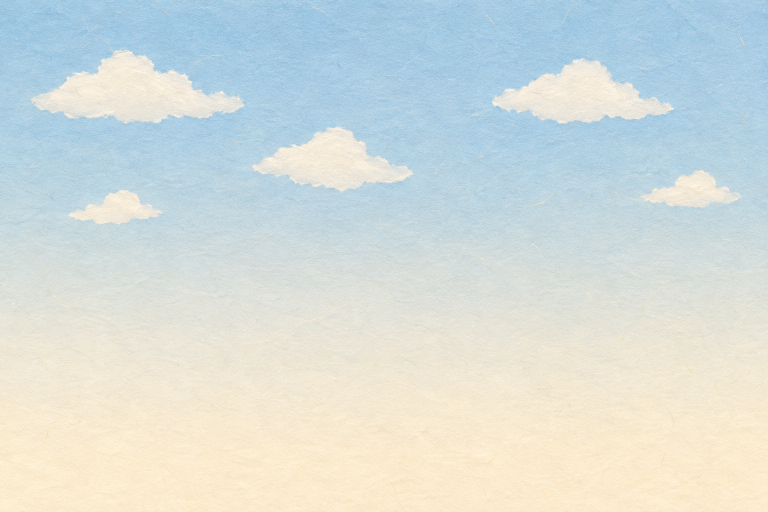
#> input picture assets/generated/bg-square-sky_v03.png, 1536 x 1024 px (shown at 1/2 size)
$ python build_a4_art.py
#> lines starting #> are read from the running program, lines starting #| are printed output that depends on the picture; after the words box and inside, x2 and y2 are one past the last pixel; in counts of white or black regions, pixels touching at a corner belong together
### review/G5/shared_art/scripts/paperdraw.py
"""G5 共用美術：程式繪製的厚卡紙景片／道具小工具（image_gen 額度用完時的退路）。

- 平塗色塊＋紙纖維紋理：紋理取自 G2 正式景片 bg-square-sky_v03 的高頻亮度（同一種紙紋），乘在色塊上。
- 線條：暖深灰細線（#4E3E33），和角色、G2 景片同色系；不畫陰影、不畫方向光。
- 道具（角色會碰到的獨立紙片）外加一圈白色紙芯邊（同角色立牌）；景片不加白邊。
- 圖裡不放任何文字、數字、標誌。
"""
from pathlib import Path

import numpy as np
from PIL import Image, ImageDraw, ImageFilter
from scipy import ndimage

ROOT = Path(__file__).resolve().parents[4]
INK = (78, 62, 51, 255)
_TEX = None


def paper_tex(w, h):
    """紙紋乘數（約 0.94–1.06）；以 G2 天空景片的高頻亮度鏡射鋪滿。"""
    global _TEX
    if _TEX is None:
        sky = np.array(Image.open(ROOT / "assets/generated/bg-square-sky_v03.png").convert("L")).astype(np.float32)
        sky = sky[720:1010]                       # 地平線附近沒有雲的那一段（只要紙纖維）
        hp = sky - ndimage.gaussian_filter(sky, 2.5)
        _TEX = np.clip(hp / 255.0 * 1.8, -0.06, 0.06)
    t = _TEX
    th, tw = t.shape
    reps_y, reps_x = h // th + 2, w // tw + 2
    row = np.concatenate([t if i % 2 == 0 else t[:, ::-1] for i in range(reps_x)], 1)
    full = np.concatenate([row if j % 2 == 0 else row[::-1] for j in range(reps_y)], 0)
    return 1.0 + full[:h, :w]


class Sheet:
    def __init__(self, w, h, ss=2):
#> called with w = 3240, h = 1620, ss = 1
        self.w, self.h, self.ss = w, h, ss
        self.img = Image.new("RGBA", (w * ss, h * ss), (0, 0, 0, 0))
#> self.img: PIL image 3240x1620 RGBA; every value is 0
        self.d = ImageDraw.Draw(self.img)

    def S(self, pts):
        return [(x * self.ss, y * self.ss) for x, y in pts]

    def rect(self, x0, y0, x1, y1, fill, line=2.0, r=0):
        box = [x0 * self.ss, y0 * self.ss, x1 * self.ss, y1 * self.ss]
        if r:
            self.d.rounded_rectangle(box, r * self.ss, fill=fill, outline=INK if line else None, width=int(line * self.ss) if line else 0)
        else:
            self.d.rectangle(box, fill=fill, outline=INK if line else None, width=int(line * self.ss) if line else 0)

    def poly(self, pts, fill, line=2.0):
        self.d.polygon(self.S(pts), fill=fill, outline=None)
        if line:
            p = self.S(pts)
            self.d.line(p + [p[0]], fill=INK, width=int(line * self.ss), joint="curve")

    def ellipse(self, x0, y0, x1, y1, fill, line=2.0):
        self.d.ellipse([x0 * self.ss, y0 * self.ss, x1 * self.ss, y1 * self.ss], fill=fill, outline=INK if line else None,
                       width=int(line * self.ss) if line else 0)

    def line(self, pts, w=2.0, color=INK):
        self.d.line(self.S(pts), fill=color, width=max(1, int(w * self.ss)), joint="curve")

    # [8 lines left out: function hole, not called in this run]

    def finish(self, white_border=0, edge_dark=0.0, seed=0):
        im = self.img.resize((self.w, self.h), Image.LANCZOS)
        a = np.array(im).astype(np.float32)
        tex = paper_tex(self.w, self.h)
        a[..., :3] *= tex[..., None]
        if edge_dark:
            m = a[..., 3] > 128
            din = ndimage.distance_transform_edt(m)
            k = np.clip(1 - din / 5.0, 0, 1) * edge_dark
            a[..., :3] *= (1 - k[..., None])
        a = np.clip(a, 0, 255).astype(np.uint8)
        if white_border:
            m = a[..., 3] >= 128
            pad = white_border + 6
            big = np.zeros((self.h + 2 * pad, self.w + 2 * pad, 4), np.uint8)
            big[pad:pad + self.h, pad:pad + self.w] = a
            m2 = big[..., 3] >= 128
            dist = ndimage.distance_transform_edt(~m2)
            core = (dist > 0) & (dist <= white_border)
            ring = (dist > 0) & (dist <= white_border + 1.2)
            out = big.copy().astype(np.float32)
            wc = np.array([250, 246, 238], np.float32) * paper_tex(big.shape[1], big.shape[0])[..., None]
            out[ring, :3] = wc[ring]
            aa = np.clip(white_border + 1.2 - dist, 0, 1)
            out[..., 3] = np.where(m2, out[..., 3], aa * 255 * ring)
            # 白邊內側一圈深色細線（同角色立牌）
            dl = ndimage.distance_transform_edt(m2)
            line = m2 & (dl <= 2.2)
            out[line, :3] = out[line, :3] * 0.25 + np.array([70, 56, 46]) * 0.75
            a = np.clip(out, 0, 255).astype(np.uint8)
        return a


def save(a, path):
    path.parent.mkdir(parents=True, exist_ok=True)
    m = a[..., 3] > 0
    if m.any() and not m.all():
        _, (iy, ix) = ndimage.distance_transform_edt(~m, return_indices=True)
        a = a.copy()
        a[~m, :3] = a[iy[~m], ix[~m], :3]
    Image.fromarray(a, "RGBA").save(path, optimize=True)
    return path

### review/G5/a4/scripts/build_a4_art.py
"""第四幕（a4）素材：紙上的路（牛皮紙地圖、立體書小屋、小紙車、斑馬線上的路人）、背光剪影幕、
校門口的程式道具（車鑰匙、導護旗、警衛室窗內的小背影、遠景家長剪影、騎樓小燈籠）、陳伯伯接鑰匙姿勢。

為什麼是程式繪製：Codex image_gen 額度用完（約 19:50 恢復），G5 第四幕代理改用 Pillow＋G2 同款紙紋
（review/G5/shared_art/scripts/paperdraw.py，平塗色塊、暖深灰細線、無方向光），和校門口退路版景片同一套畫法。
圖裡不放任何文字、數字、品牌、標誌；車子是通用小車（不是阿樂叔叔的小貨車），路人與剪影是通用人形（不是主角）。

輸出：
  assets/final/sets/a4_roadmap/set-a4map_*_v01.png      紙上的路（a4_c002 後半～a4_c008 前半）
  assets/final/sets/gate/set-gate_a4-*_v01.png         校門口第四幕程式道具（只在第四幕 cue 的 setTrack 打開）
  assets/final/chr-chen_pose-receive_v01.png           陳伯伯伸手接鑰匙（由 chr-chen_master_v01 改畫前臂，頭臉不動）
  review/G5/a4/art_meta.json                           尺寸、地標（世界座標）給 app/src/sets/a4_roadmap.ts、gate.ts 對照
用法：/opt/anaconda3/bin/python3 review/G5/a4/scripts/build_a4_art.py
"""
import json
import math
import sys
from pathlib import Path

import numpy as np
from PIL import Image, ImageDraw, ImageFilter
from scipy import ndimage

ROOT = Path(__file__).resolve().parents[4]
sys.path.insert(0, str(ROOT / "review/G5/shared_art/scripts"))
import paperdraw as P  # noqa: E402

MAP_DIR = ROOT / "assets/final/sets/a4_roadmap"
GATE = ROOT / "assets/final/sets/gate"
INK = P.INK

# ---- 色票（和校門口退路版、G2 景片同一系：暖、低彩度）
KRAFT = (205, 175, 132, 255)
KRAFT_D = (176, 143, 101, 255)
ROAD = (236, 229, 212, 255)
ROAD_EDGE = (214, 204, 182, 255)
WALK = (218, 204, 176, 255)
ZEBRA = (251, 247, 236, 255)
GRASS = (186, 196, 152, 255)
GRASS2 = (168, 182, 136, 255)
YARD = (230, 216, 186, 255)
LEAF = (126, 158, 98, 255)
LEAF2 = (104, 138, 84, 255)
TRUNK = (150, 112, 78, 255)
CREAM = (241, 230, 204, 255)
WALL2 = (232, 219, 190, 255)
TERRA = (196, 134, 102, 255)
SAGE = (140, 164, 150, 255)
SLATE = (122, 138, 150, 255)
GLASS = (206, 223, 226, 255)
LINEY = (214, 184, 92, 255)      # 道路中線（淡黃、實線，不和預定路線的虛線混淆）

MAP_W, MAP_H = 18.0, 9.0          # 世界單位（地圖中心＝世界 x −5、z 0；u＝x+5、v＝z）
MAP_PPU = 180


def u2px(u):
    return (u + MAP_W / 2) * MAP_PPU


def v2px(v):
    return (v + MAP_H / 2) * MAP_PPU


# ============================================================ 1. 牛皮紙地圖（俯視）
ROAD_V = (-0.5, 1.5)            # 主路（v 範圍）：遠車道 −0.5–0.5（往左）、近車道 0.5–1.5（往右）
SIDE_U = (-4.6, -2.8)           # 由下方接上主路的支路（u 範圍）
WALK_W = 0.4                    # 人行道寬
ZEBRA_U = (3.7, 5.1)            # 斑馬線（u 範圍）
STOP_U = 2.45                   # 停止線（近車道）


def draw_map():
    W, H = int(MAP_W * MAP_PPU), int(MAP_H * MAP_PPU)
    s = P.Sheet(W, H, ss=1)
    d = s.d
    X, Y = u2px, v2px
    # 牛皮紙底＋邊緣稍深（紙放久的邊）
    s.rect(0, 0, W, H, KRAFT, line=0)
    # 公園（左下）、校園（右上）、街廓（左上、右下）
    s.rect(X(-9), Y(1.5 + WALK_W), X(SIDE_U[0]), Y(4.5), GRASS, line=0)
    s.rect(X(2.6), Y(-4.5), X(9), Y(-0.5 - WALK_W), YARD, line=0)
    # 人行道
    s.rect(X(-9), Y(-0.5 - WALK_W), X(9), Y(-0.5), WALK, line=0)
    s.rect(X(-9), Y(1.5), X(SIDE_U[0] - WALK_W), Y(1.5 + WALK_W), WALK, line=0)
    s.rect(X(SIDE_U[1] + WALK_W), Y(1.5), X(9), Y(1.5 + WALK_W), WALK, line=0)
    s.rect(X(SIDE_U[0] - WALK_W), Y(1.5), X(SIDE_U[0]), Y(4.5), WALK, line=0)
    s.rect(X(SIDE_U[1]), Y(1.5), X(SIDE_U[1] + WALK_W), Y(4.5), WALK, line=0)
    # 路面（主路＋支路），路緣鉛筆線
    s.rect(X(-9), Y(ROAD_V[0]), X(9), Y(ROAD_V[1]), ROAD, line=0)
    s.rect(X(SIDE_U[0]), Y(ROAD_V[1]) - 2, X(SIDE_U[1]), Y(4.5), ROAD, line=0)
    lw = 3.0
    s.line([(0, Y(ROAD_V[0])), (W, Y(ROAD_V[0]))], lw)
    s.line([(0, Y(ROAD_V[1])), (X(SIDE_U[0]), Y(ROAD_V[1]))], lw)
    s.line([(X(SIDE_U[1]), Y(ROAD_V[1])), (W, Y(ROAD_V[1]))], lw)
    s.line([(X(SIDE_U[0]), Y(ROAD_V[1])), (X(SIDE_U[0]), H)], lw)
    s.line([(X(SIDE_U[1]), Y(ROAD_V[1])), (X(SIDE_U[1]), H)], lw)
    # 人行道外緣（細）
    for pts in ([(0, Y(-0.9)), (W, Y(-0.9))], [(0, Y(1.9)), (X(SIDE_U[0] - WALK_W), Y(1.9))], [(X(SIDE_U[1] + WALK_W), Y(1.9)), (W, Y(1.9))],
                [(X(SIDE_U[0] - WALK_W), Y(1.9)), (X(SIDE_U[0] - WALK_W), H)], [(X(SIDE_U[1] + WALK_W), Y(1.9)), (X(SIDE_U[1] + WALK_W), H)]):
        s.line(pts, 1.6, (120, 98, 78, 255))
    # 人行道地磚縫
    for u in np.arange(-9, 9, 0.5):
        s.line([(X(u), Y(-0.9)), (X(u), Y(-0.5))], 1, (196, 182, 154, 255))
        if not (SIDE_U[0] - WALK_W - 0.01 < u < SIDE_U[1] + WALK_W + 0.01):
            s.line([(X(u), Y(1.5)), (X(u), Y(1.9))], 1, (196, 182, 154, 255))
    # 道路中線（淡黃雙實線）
    for dv in (-0.035, 0.035):
        s.line([(0, Y(0.5 + dv)), (X(ZEBRA_U[0] - 0.15), Y(0.5 + dv))], 2.2, LINEY)
        s.line([(X(ZEBRA_U[1] + 0.15), Y(0.5 + dv)), (W, Y(0.5 + dv))], 2.2, LINEY)
    # 斑馬線（長條和車流平行，沿 v 方向排列）
    v = ROAD_V[0] + 0.06
    while v < ROAD_V[1] - 0.12:
        s.rect(X(ZEBRA_U[0]), Y(v), X(ZEBRA_U[1]), Y(v + 0.15), ZEBRA, line=1.2)
        v += 0.27
    # 停止線（近車道）
    s.rect(X(STOP_U - 0.09), Y(0.55), X(STOP_U + 0.09), Y(1.45), ZEBRA, line=1.6)
    # 校園：跑道一角（淡線）、花圃
    d.arc([X(5.2), Y(-3.0), X(10.5), Y(0.4)], 180, 270, fill=(206, 186, 150, 255), width=6)
    # 右下街廓：俯視屋頂（平面，不立起）
    roofs = [(-2.2, 2.25, 0.2, 3.7, TERRA), (0.6, 2.3, 2.6, 3.5, SAGE), (3.0, 2.25, 5.3, 3.8, (206, 160, 112, 255)), (5.7, 2.3, 8.4, 3.6, SLATE)]
    for u0, v0, u1, v1, col in roofs:
        s.rect(X(u0), Y(v0), X(u1), Y(v1), col, line=2.2)
        s.line([(X(u0), Y((v0 + v1) / 2)), (X(u1), Y((v0 + v1) / 2))], 1.8)
        for k in range(1, 6):
            uu = u0 + (u1 - u0) * k / 6
            s.line([(X(uu), Y(v0) + 4), (X(uu), Y(v1) - 4)], 1, tuple(int(c * 0.9) for c in col[:3]) + (255,))
    # 公園：小路與草叢（平面）
    d.line([(X(-9), Y(3.6)), (X(-7.0), Y(3.1)), (X(-5.6), Y(3.4)), (X(SIDE_U[0] - WALK_W), Y(2.9))], fill=(214, 198, 166, 255), width=26, joint="curve")
    for (u, vv, r) in [(-8.2, 2.5, 0.42), (-6.6, 2.4, 0.36), (-7.6, 4.1, 0.4), (-5.6, 4.0, 0.34), (-5.3, 2.4, 0.3)]:
        s.ellipse(X(u - r), Y(vv - r), X(u + r), Y(vv + r), LEAF, line=2)
        s.ellipse(X(u - r * 0.55), Y(vv - r * 0.6), X(u + r * 0.25), Y(vv + r * 0.1), (150, 180, 118, 255), line=0)
    # 左上街廓：房子的地基（立體書小屋立起的位置，淡淡的平面輪廓）
    for u0, u1 in [(-8.2, -6.4), (-5.5, -3.7), (-2.6, -0.6), (0.3, 1.9)]:
        s.rect(X(u0), Y(-1.65), X(u1), Y(-1.05), (192, 160, 118, 255), line=1.4)
    # 指北的紙星（沒有字母）
    cu, cv, R = -8.0, -3.75, 0.42
    pts = []
    for k in range(16):
        ang = -math.pi / 2 + k * math.pi / 8
        rr = R if k % 4 == 0 else (R * 0.55 if k % 2 == 0 else R * 0.22)
        pts.append((X(cu) + rr * MAP_PPU * math.cos(ang), Y(cv) + rr * MAP_PPU * math.sin(ang)))
    s.poly(pts, (232, 214, 180, 255), line=2)
#> in poly, `p = self.S(pts)`: p = [(180, 59.4), (186.4, 119.6), (209.4, 105.6), (195.4, 128.6), (255.6, 135), (195.4, 141.4), (209.4, 164.4), (186.4, 150.4), (180, 210.6), (173.6, 150.4), (150.6, 164.4), (164.6, 141.4), (104.4, 135), (164.6, 128.6), (150.6, 105.6), (173.6, 119.6)]
    s.poly([(X(cu), Y(cv) - R * MAP_PPU), (X(cu) + 0.09 * MAP_PPU, Y(cv)), (X(cu) - 0.09 * MAP_PPU, Y(cv))], (171, 92, 72, 255), line=1.5)
    s.ellipse(X(cu) - 6, Y(cv) - 6, X(cu) + 6, Y(cv) + 6, INK, line=0)
    # ---- 細節（手繪地圖感）：左上街廓的鉛筆斜線、樹穴與行道樹（平面）、人孔蓋、公園水池與長椅、校園花圃與球場線
    hatch = Image.new("L", (W, H), 0)
#> hatch: PIL image 3240x1620 L; every value is 0
    hd = ImageDraw.Draw(hatch)
    for k in range(-H, W, 22):
        hd.line([(k, H), (k + H, 0)], fill=255, width=2)
    m = Image.new("L", (W, H), 0)
    ImageDraw.Draw(m).rectangle([X(-9), Y(-4.5), X(2.6), Y(-0.9 - 0.02)], fill=255)
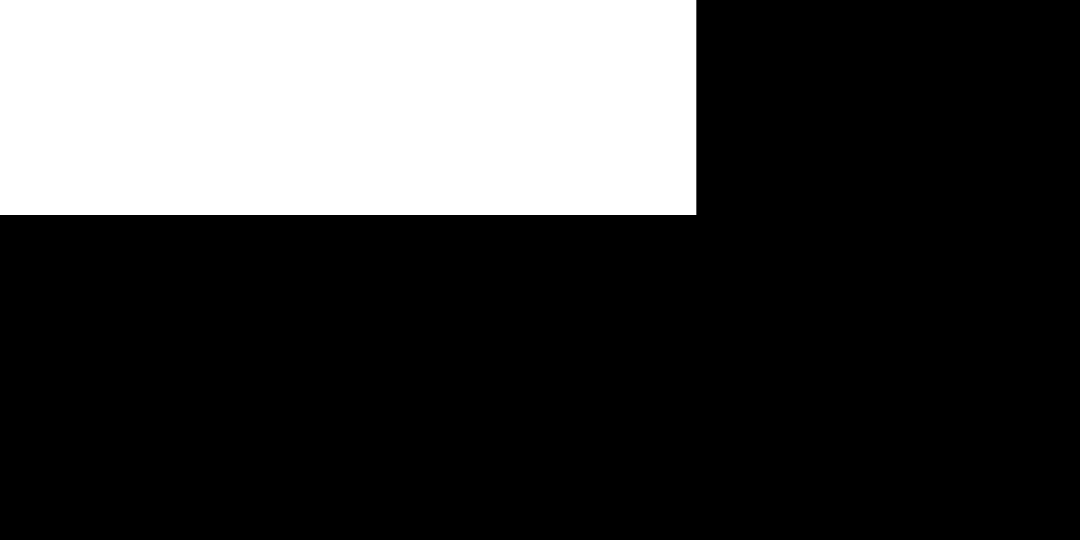
#> m: PIL image 3240x1620 L (shown at 1/3 size); 25.7% white; 1 white region, box (x1, y1, x2, y2) and area: (0, 0, 2089, 645) 1347405
    for u0, u1 in [(-8.2, -6.4), (-5.5, -3.7), (-2.6, -0.6), (0.3, 1.9)]:
        ImageDraw.Draw(m).rectangle([X(u0) - 14, Y(-1.65) - 14, X(u1) + 14, Y(-1.05) + 14], fill=0)
#> m: PIL image 3240x1620 L; 22% white; 1 white region, box (x1, y1, x2, y2) and area: (0, 0, 2089, 645) 1154098
    hm = (np.array(hatch) > 0) & (np.array(m) > 0)
#> hm: shape (1620, 3240) bool; 3% white in thin lines or dots, all inside (x1, y1, x2, y2) = (0, 0, 2089, 645)
    arr = np.array(s.img)
    arr[hm, :3] = (arr[hm, :3].astype(np.int32) * 0.93).astype(np.uint8)
    s.img = Image.fromarray(arr, "RGBA")
    s.d = d = ImageDraw.Draw(s.img)
    for u in np.arange(-8.4, 2.4, 1.3):           # 上方人行道的行道樹（平面圓）
        s.ellipse(X(u - 0.22), Y(-0.92), X(u + 0.22), Y(-0.48), (150, 172, 118, 255), line=1.6)
        s.ellipse(X(u - 0.1), Y(-0.86), X(u + 0.06), Y(-0.7), (176, 196, 140, 255), line=0)
    for u in list(np.arange(-1.9, 9, 1.5)):        # 下方人行道
        s.ellipse(X(u - 0.2), Y(1.5), X(u + 0.2), Y(1.9), (150, 172, 118, 255), line=1.6)
    for (u, vv) in [(-6.3, 0.0), (0.6, 1.05), (6.4, 0.0), (-3.7, 2.9)]:   # 人孔蓋
        s.ellipse(X(u - 0.13), Y(vv - 0.13), X(u + 0.13), Y(vv + 0.13), (206, 198, 180, 255), line=1.4)
        s.line([(X(u - 0.08), Y(vv)), (X(u + 0.08), Y(vv))], 1, (150, 140, 120, 255))
    s.ellipse(X(-7.9), Y(2.9), X(-6.2), Y(3.9), (170, 196, 204, 255), line=2)          # 公園水池
    s.ellipse(X(-7.6), Y(3.05), X(-6.9), Y(3.45), (196, 214, 218, 255), line=0)
    for (u, vv) in [(-5.6, 3.3), (-8.6, 2.1)]:                                          # 長椅（俯視）
        s.rect(X(u - 0.3), Y(vv - 0.08), X(u + 0.3), Y(vv + 0.08), (176, 136, 90, 255), line=1.4)
    for (u0, v0, u1, v1) in [(2.9, -1.5, 4.1, -1.15), (6.2, -1.5, 8.4, -1.15)]:          # 校園花圃
        s.rect(X(u0), Y(v0), X(u1), Y(v1), (196, 170, 130, 255), line=1.6)
        for k in range(6):
            uu = u0 + (u1 - u0) * (k + 0.5) / 6
            s.ellipse(X(uu) - 9, Y((v0 + v1) / 2) - 9, X(uu) + 9, Y((v0 + v1) / 2) + 9, (214, 150, 120, 255) if k % 2 else (226, 196, 110, 255), line=1)
    d.rectangle([X(2.95), Y(-4.1), X(4.9), Y(-2.6)], outline=(206, 186, 150, 255), width=5)   # 球場線
    d.line([(X(3.925), Y(-4.1)), (X(3.925), Y(-2.6))], fill=(206, 186, 150, 255), width=4)
    # 摺痕（3×2 摺）：一條淡亮線＋一條淡暗線
    for u in (-3.0, 3.0):
        s.line([(X(u) - 2, 0), (X(u) - 2, H)], 3, (226, 202, 162, 160))
        s.line([(X(u) + 2, 0), (X(u) + 2, H)], 2, (150, 118, 82, 120))
    s.line([(0, Y(0.0) - 2), (W, Y(0.0) - 2)], 3, (226, 202, 162, 140))
    s.line([(0, Y(0.0) + 2), (W, Y(0.0) + 2)], 2, (150, 118, 82, 110))
    # 內框（地圖邊框）
    m = 0.22 * MAP_PPU
    d.rectangle([m, m, W - m, H - m], outline=INK, width=4)
    d.rectangle([m + 10, m + 10, W - m - 10, H - m - 10], outline=(120, 98, 78, 255), width=2)
    a = s.finish()
    # 邊緣變深（紙邊）
    yy, xx = np.mgrid[0:H, 0:W]
    edge = np.minimum.reduce([xx, yy, W - 1 - xx, H - 1 - yy]).astype(np.float32)
    k = np.clip(1 - edge / 70.0, 0, 1) ** 1.6 * 0.22
    a = a.astype(np.float32)
    a[..., :3] *= (1 - k[..., None])
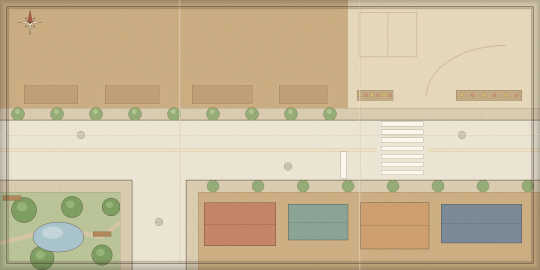
#> a: shape (1620, 3240, 4) float32 (shown at 1/6 size); mean R, G, B, A 205.9, 191.7, 158.2, 255.2; transparent parts drawn white
    return np.clip(a, 0, 255).astype(np.uint8)
#> returned value: shape (1620, 3240, 4)


# ============================================================ 2. 立體書小屋與樹（正面立面，立在地圖上）
PP_POP = 220


def house(kind):
    if kind == "a":
        w, h = 1.8, 1.45
    elif kind == "b":
        w, h = 1.8, 1.75
    elif kind == "c":
        w, h = 2.0, 1.35
    else:
        w, h = 1.6, 1.5
    W, H = int(w * PP_POP), int(h * PP_POP)
    s = P.Sheet(W, H)
    g = H - 4
    if kind == "a":      # 平房：赤陶屋頂
        s.rect(40, int(H * 0.42), W - 40, g, CREAM, line=2.2)
        s.poly([(14, int(H * 0.45)), (W // 2, 14), (W - 14, int(H * 0.45))], TERRA, line=2.4)
        s.rect(int(W * 0.18), int(H * 0.58), int(W * 0.38), int(H * 0.78), GLASS, line=2)
        s.rect(int(W * 0.56), int(H * 0.56), int(W * 0.74), g, (176, 128, 92, 255), line=2)
    elif kind == "b":    # 二樓透天：灰綠屋頂
        s.rect(46, int(H * 0.26), W - 46, g, WALL2, line=2.2)
        s.poly([(22, int(H * 0.28)), (W // 2, 12), (W - 22, int(H * 0.28))], SAGE, line=2.4)
        for yy in (0.36, 0.62):
            for xx in (0.24, 0.6):
                s.rect(int(W * xx), int(H * yy), int(W * (xx + 0.16)), int(H * (yy + 0.14)), GLASS, line=2)
        s.rect(int(W * 0.08), int(H * 0.53), W - int(W * 0.08), int(H * 0.56), (196, 180, 150, 255), line=1.5)
    elif kind == "c":    # 小店：素色遮雨棚（不放招牌字）
        s.rect(30, int(H * 0.3), W - 30, g, CREAM, line=2.2)
        s.rect(18, int(H * 0.18), W - 18, int(H * 0.32), (196, 170, 120, 255), line=2)
        n = 7
        for i in range(n):
            x0 = 24 + (W - 48) * i / n
            x1 = 24 + (W - 48) * (i + 1) / n
            col = (226, 214, 190, 255) if i % 2 else (176, 150, 112, 255)
            s.poly([(x0, int(H * 0.32)), (x1, int(H * 0.32)), (x1 - 6, int(H * 0.43)), (x0 + 6, int(H * 0.43))], col, line=1.6)
        s.rect(int(W * 0.12), int(H * 0.52), int(W * 0.5), int(H * 0.8), GLASS, line=2)
        s.rect(int(W * 0.6), int(H * 0.5), int(W * 0.84), g, (160, 120, 88, 255), line=2)
    else:                # 兩層小屋：石板灰屋頂
        s.rect(40, int(H * 0.34), W - 40, g, (236, 222, 196, 255), line=2.2)
        s.rect(26, int(H * 0.2), W - 26, int(H * 0.36), SLATE, line=2.2)
        s.rect(int(W * 0.2), int(H * 0.48), int(W * 0.44), int(H * 0.66), GLASS, line=2)
        s.rect(int(W * 0.56), int(H * 0.58), int(W * 0.78), g, (170, 126, 90, 255), line=2)
    return s.finish(white_border=6), (w, h)
#> call 2 of finish, with white_border = 6, edge_dark = 0, seed = 0
#> call 2 of paper_tex, with w = 396, h = 319
#> in paper_tex (call 2), `full = np.concatenate([row if j % 2 == 0 else row[::-1] for j in range..`:
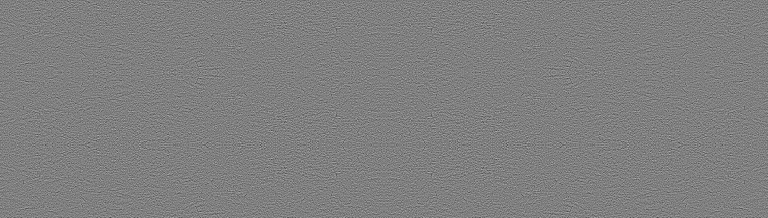
#> full: shape (870, 3072) float32 (shown at 1/4 size); min -0.06, max 0.06, mean 5.48e-06; drawn with min black and max white
#> in paper_tex (call 2), `return 1.0 + full[:h, :w]`:
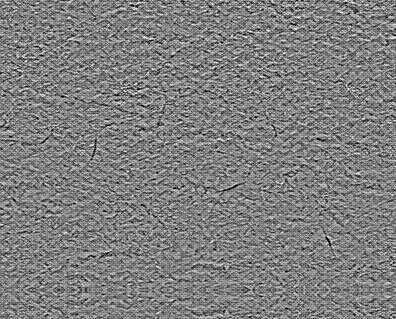
#> returned value: shape (319, 396) float32; min 0.94, max 1.06, mean 1; drawn with min black and max white
#> in finish (call 2), `big[pad:pad + self.h, pad:pad + self.w] = a`:
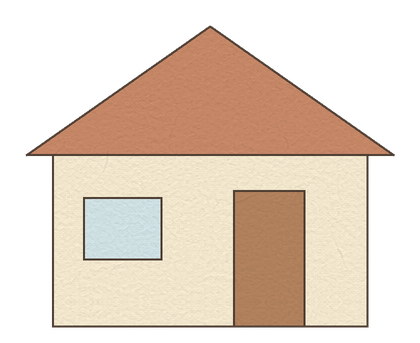
#> big: shape (343, 420, 4); mean R, G, B, A 115, 99.2, 84.7, 139.3; transparent parts drawn white
#> in finish (call 2), `m2 = big[..., 3] >= 128`:
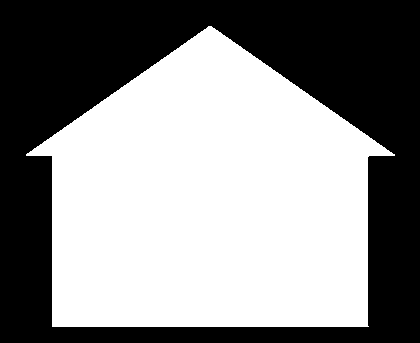
#> m2: shape (343, 420) bool; 54.4% white; 1 black region, box (x1, y1, x2, y2) and area: (0, 0, 420, 343) 65640
#> in finish (call 2), `ring = (dist > 0) & (dist <= white_border + 1.2)`:
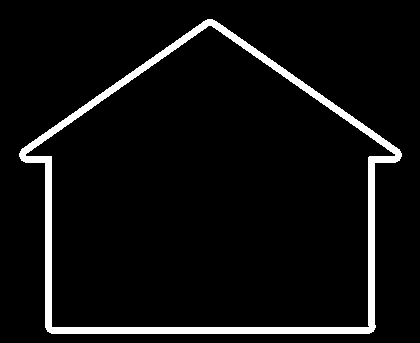
#> ring: shape (343, 420) bool; 5.7% white; 1 white region, box (x1, y1, x2, y2) and area: (19, 19, 402, 334) 8245
#> (the rest of the program and of its run is left out)
